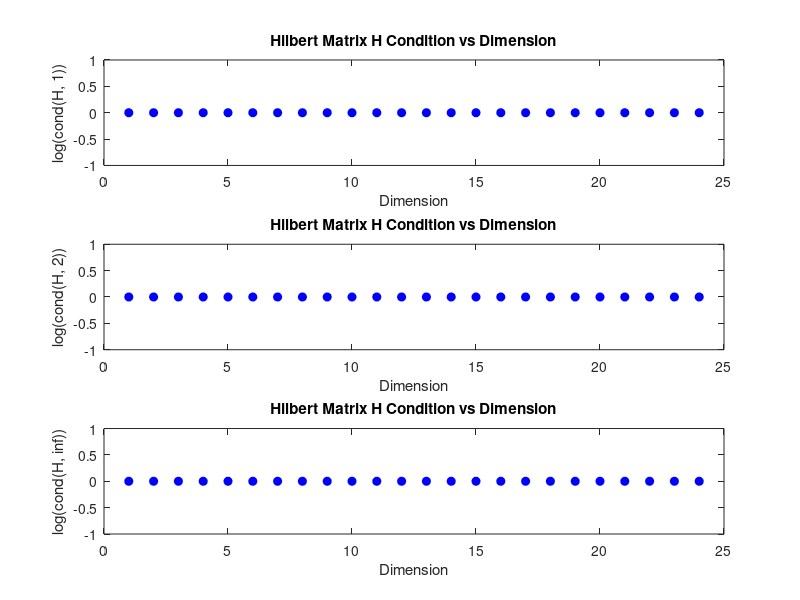

Write MATLAB code to recreate this figure.
% Create graph of Hilbert conditionining versus dimension for 1, 2, and
% inf norms.

% Number of plots in subplot
n_plots = 3;
fig_title = 'Hilbert Matrix H Condition vs Dimension';
x_axis = 'Dimension';

% anonymous function to get conditioning of hilbert matrix of size n for
% p-norm.
log_hil_cond = @(n, p) log(cond(hilbert(n), p));

subplots = [];

for p = 1:n_plots
    subplots(p) = subplot(n_plots, 1, p);
    
    if p > 2
        p_cond = @(n) log_hil_cond(n, inf);
        y_axis = 'log(cond(H, inf))';
        
    else
        p_cond = @(n) log_hil_cond(n, p);
        y_axis = sprintf('log(cond(H, %d))', p);
    end
    
    X = 1:24;
    Y = arrayfun(p_cond, X);
    
    h = plot(X, Y, 'ob','MarkerFaceColor','b');
    
    title(fig_title);
    ylabel(y_axis);
    xlabel(x_axis);
end
